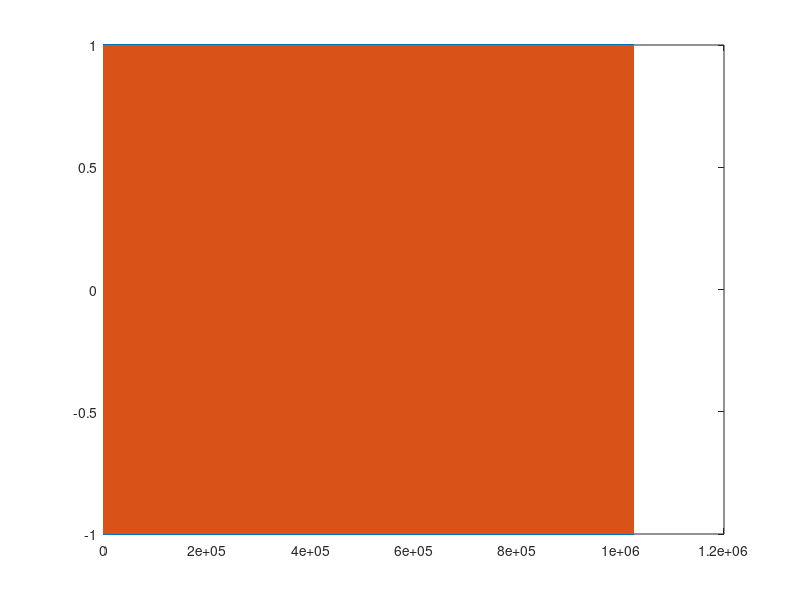
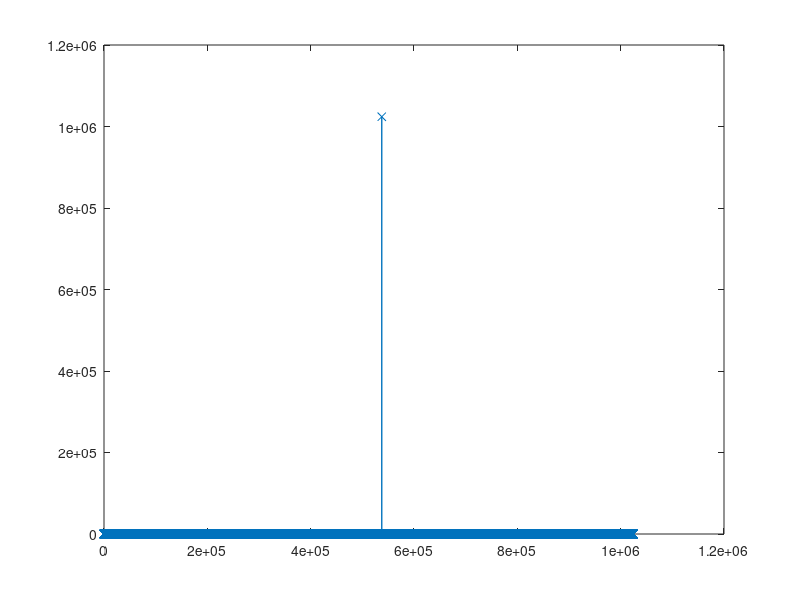

Reproduce these figures in MATLAB, in order.
close all;
clear all;
clc;

fileName = "singleTone.txt";
Fs = 30.72e6/2;
Fc = 0.384e6;
L = 1024000;
t = 1/Fs*(0:L-1);

%%
signal = exp(1i*2*pi*Fc*t); 

% signal1 = zeros(1, L*2);
% 
% for i = 1:length(signal)
%     signal1(1, 2*i-1) = signal(1, i);
%     signal1(1, 2*i) = signal(1, i);
% end
% signal = signal1;
% 
% Fc2 = Fs/2+1e5;
% disturb = exp(1i*2*pi*Fc2*t);
% 
% figure;
% plot(real(disturb), '.r'); hold on
% plot(imag(disturb),'-xb');
% 
% signal = signal + real(disturb); 


figure;
plot(real(signal), '--.'); hold on
plot(imag(signal));

figure;
plot(abs(fftshift(fft(signal))), '-x');

%%
if 1
% Convert the complex waveform to fixed-point 16-bit and then to hexadecimal
I_fixed = int16(real(signal) * 32767);
Q_fixed = int16(imag(signal) * 32767);

I_hex = dec2hex(typecast(I_fixed, 'uint16'), 4); % Convert to 16-bit hex
Q_hex = dec2hex(typecast(Q_fixed, 'uint16'), 4); % Convert to 16-bit hex

% Combine the hex strings into the desired format
hexStrings = strcat('0x', I_hex, Q_hex);

% Save to a text file
fileID = fopen(fileName, 'w');
for i = 1:length(hexStrings)
    fprintf(fileID, '%s,\n', hexStrings(i, :));
end
fclose(fileID);

end

if 0
fileName = "Test1.bin";
fid = fopen(fileName, 'wb');
% Check if the file opened successfully
if fid == -1
    error('Failed to open file for writing');
end

% Write the int16 data to the file
IQ_fixed = zeros(1, length(I_fixed));
for index = 1:length(I_fixed)
    IQ_fixed(1, 2*index-1) = I_fixed(1, index);
    IQ_fixed(1, 2*index) = Q_fixed(1, index);    
end

fwrite(fid, IQ_fixed, 'int16');

% Close the file
fclose(fid);
end

